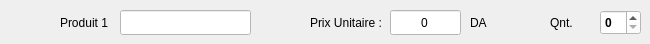
       <widget class="QWidget" name="ProduitA_2">
        <attribute name="title">
         <string>Produit 1</string>
        </attribute>
        <attribute name="toolTip">
         <string>Produit A...</string>
        </attribute>
        <widget class="QSpinBox" name="productQuantite1">
         <property name="enabled">
          <bool>true</bool>
         </property>
         <property name="geometry">
          <rect>
           <x>600</x>
           <y>10</y>
           <width>41</width>
           <height>25</height>
          </rect>
         </property>
         <property name="font">
          <font>
           <weight>75</weight>
           <bold>true</bold>
          </font>
         </property>
         <property name="cursor">
          <cursorShape>PointingHandCursor</cursorShape>
         </property>
         <property name="styleSheet">
          <string notr="true">background-color:white;</string>
         </property>
         <property name="maximum">
          <number>1000</number>
         </property>
        </widget>
        <widget class="QLabel" name="providerDProduct_18">
         <property name="geometry">
          <rect>
           <x>310</x>
           <y>10</y>
           <width>71</width>
           <height>25</height>
          </rect>
         </property>
         <property name="styleSheet">
          <string notr="true">QLabel{border:0px}</string>
         </property>
         <property name="text">
          <string>Prix Unitaire :</string>
         </property>
        </widget>
        <widget class="QLabel" name="label_29">
         <property name="geometry">
          <rect>
           <x>470</x>
           <y>10</y>
           <width>21</width>
           <height>25</height>
          </rect>
         </property>
         <property name="font">
          <font>
           <weight>50</weight>
           <bold>false</bold>
          </font>
         </property>
         <property name="styleSheet">
          <string notr="true">QLabel{border:0px}</string>
         </property>
         <property name="text">
          <string>DA</string>
         </property>
        </widget>
        <widget class="QLabel" name="providerDProduct_19">
         <property name="geometry">
          <rect>
           <x>550</x>
           <y>10</y>
           <width>41</width>
           <height>25</height>
          </rect>
         </property>
         <property name="styleSheet">
          <string notr="true">QLabel{border:0px}</string>
         </property>
         <property name="text">
          <string>Qnt.</string>
         </property>
        </widget>
        <widget class="QLineEdit" name="product1">
         <property name="geometry">
          <rect>
           <x>120</x>
           <y>10</y>
           <width>131</width>
           <height>25</height>
          </rect>
         </property>
         <property name="styleSheet">
          <string notr="true">background-color:white;</string>
         </property>
        </widget>
        <widget class="QLabel" name="providerDProduct_20">
         <property name="geometry">
          <rect>
           <x>60</x>
           <y>10</y>
           <width>51</width>
           <height>25</height>
          </rect>
         </property>
         <property name="styleSheet">
          <string notr="true">QLabel{border:0px}</string>
         </property>
         <property name="text">
          <string>Produit 1</string>
         </property>
        </widget>
        <widget class="QLineEdit" name="productPrice1">
         <property name="geometry">
          <rect>
           <x>390</x>
           <y>10</y>
           <width>71</width>
           <height>25</height>
          </rect>
         </property>
         <property name="styleSheet">
          <string notr="true">background-color:white;</string>
         </property>
         <property name="text">
          <string>0</string>
         </property>
         <property name="alignment">
          <set>Qt::AlignCenter</set>
         </property>
        </widget>
       </widget>
